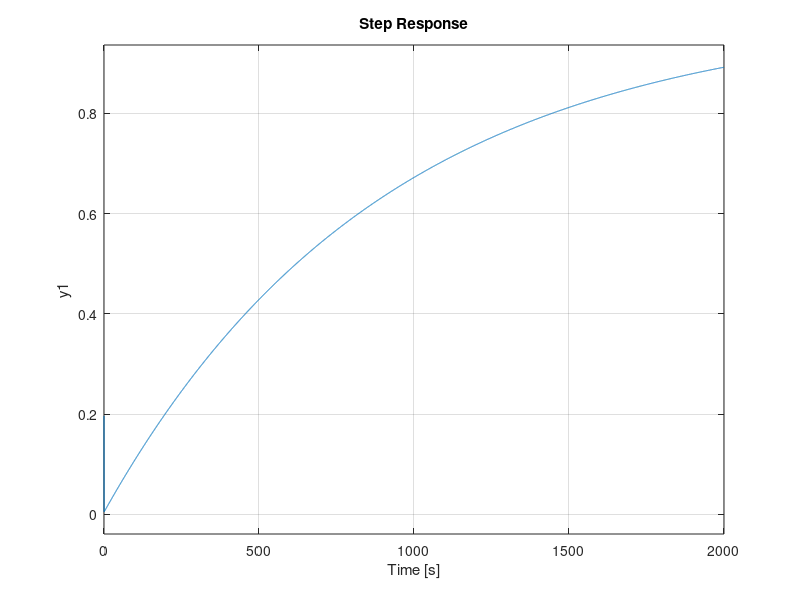

Write MATLAB code to recreate this figure. (Note: this script raises an error after producing the figure.)
m = 500000;
b = 2046;

kp = 500;
kd = 500;
ki = 123.948818;

s = tf('s')
D = 1/(m+b*s)
G = kp+kd*s+ki/s
L = (s+45)/(s+10)
sys = (D*G*L)/(1+D*G*L)
step(sys,2000)
stepinfo(sys)

% Simulasikan respons terhadap step function
figure;
step(sys);
title('Respons Step dengan Kontrol PID yang disesuaikan');
xlabel('Waktu (s)');
ylabel('Amplitudo');
grid on;

figure;
rlocus(sys);
title('Root Locus dari Sistem Terbuka dengan Kontrol PID');
xlabel('Real Part');
ylabel('Imaginary Part');
grid on;

% Gunakan rlocfind untuk memilih titik pada root locus
[K_selected, poles_selected] = rlocfind(sys);

fprintf('K yang dipilih: %f\n', K_selected);
fprintf('Pole yang dipilih:\n');
disp(poles_selected);